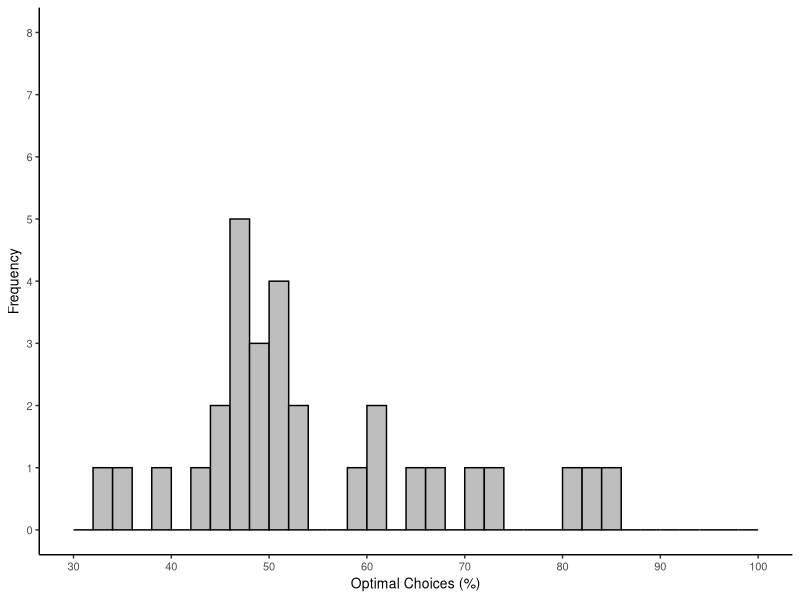
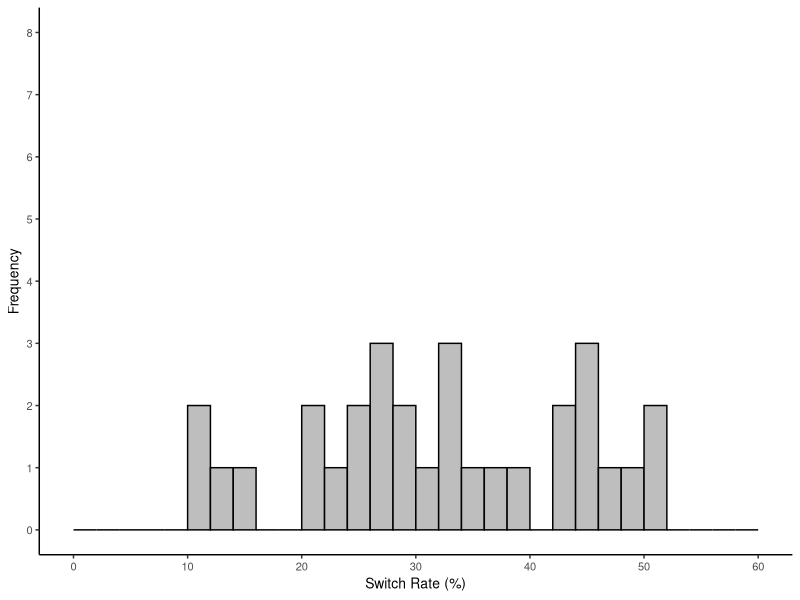
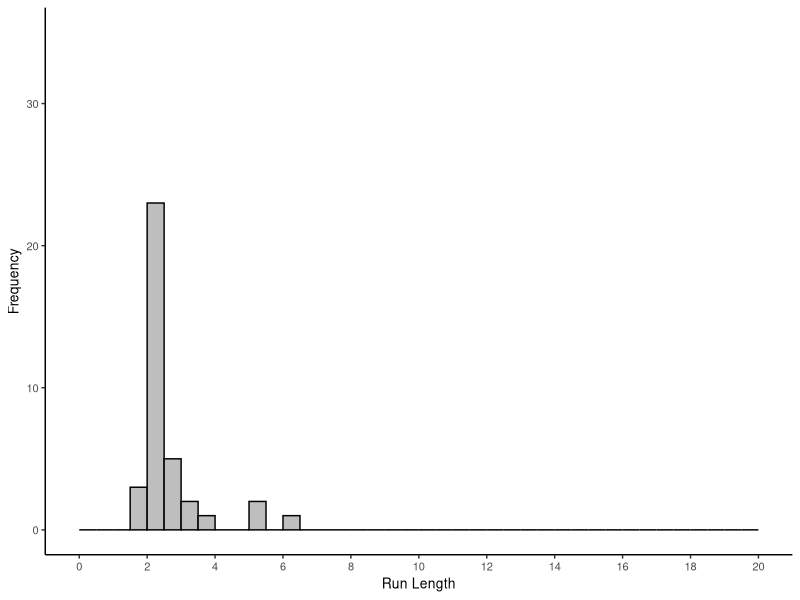
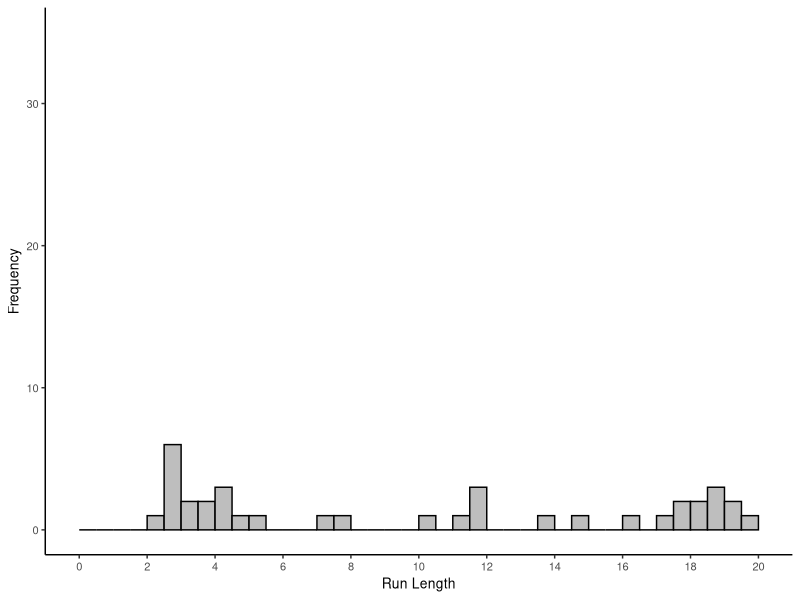
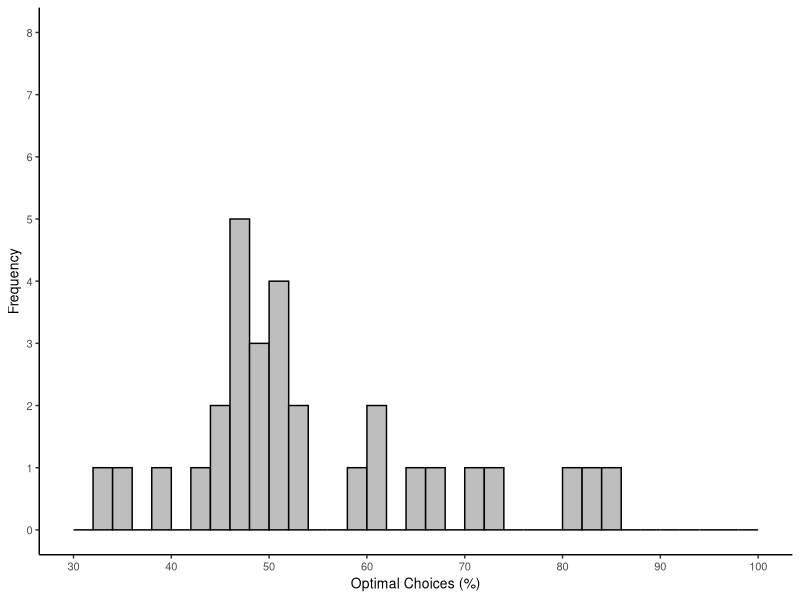
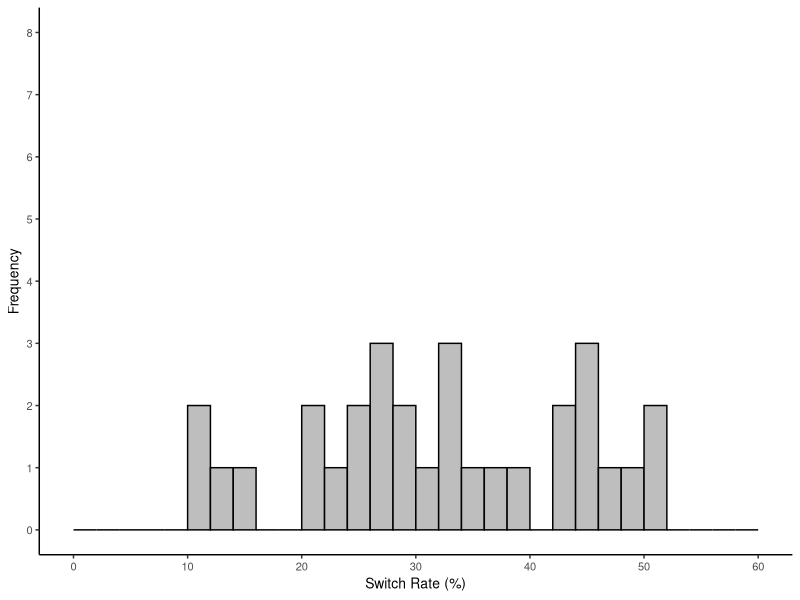
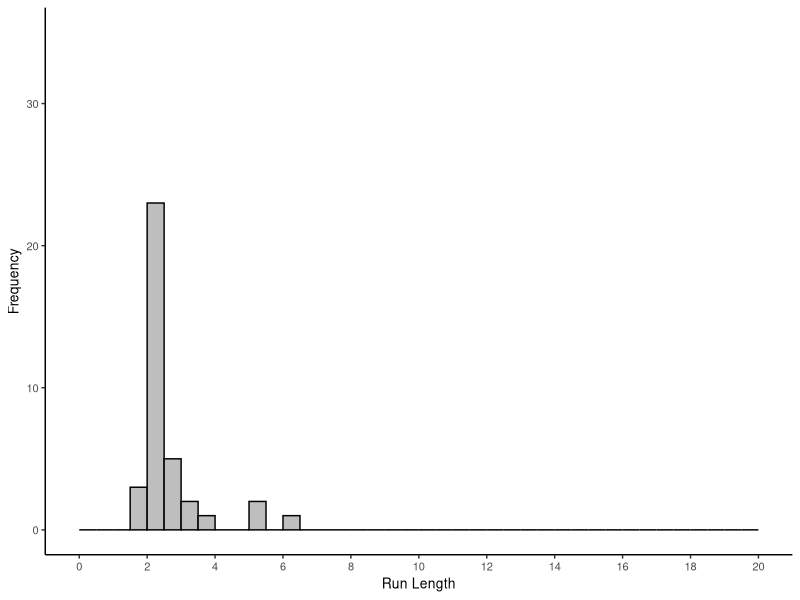
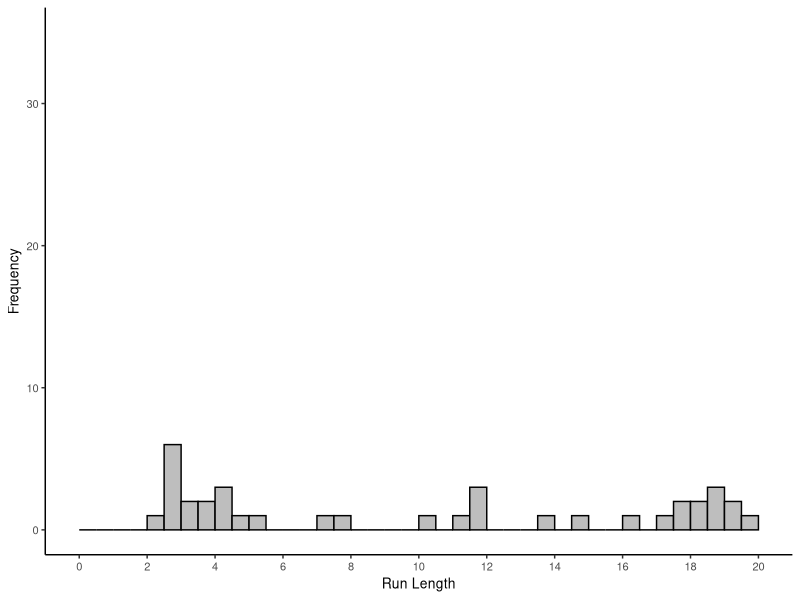

The R script that drew these images, in order:
library(ggplot2)
#library(ggplot)
dat<- read.csv("summaryData.csv", header = TRUE,sep = ",")

dat$ac_propOpt <- dat$ac_propOpt*100 # Convert to %
dat$ac_switchRate <- dat$ac_switchRate*100 # Convert to %


##### ALASDAIR'S TEMPLATE
#plt <- ggplot(dat, aes(x = ls_mean_log_rt, y = ac_meanlog2rt))
#plt <- plt + geom_point() 
#plt <- plt + geom_smooth(method = lm, colour = "black", fullrange = TRUE, linetype = 0)
#plt <- plt + theme_bw()
#plt <- plt + scale_x_continuous("split-half: mean log rt (s)",
#                                limits = c(0, 14.5 ), breaks = x_breaks, labels = x_labels)
#plt <- plt + scale_y_continuous("adaptive choice: mean log rt (s)",
#                                breaks = y_breaks, labels = y_labels)
#plt <- plt + coord_cartesian(xlim=c(9.9, 13.1), ylim=c(11,12.3))
#plt <- plt + theme(
#  panel.grid.major = element_blank(), 
#  panel.grid.minor = element_blank())
# plt <- plt + ggtitle('Split-half and Attentional Control')
#ggsave("ls_v_ac_mean_log2rt.pdf", width = figYn, height = figYn)
#ggsave("ls_v_ac_mean_log2rt.png", width = figYn, height = figYn)
#plt

figXn <- 3.5
figYn <- 2



###### Percent Opt histogram

#png(file="AC_PercentOpt_Hist.png",width=1600,height=1600,res = 300)
plt<-ggplot(dat,aes(x=ac_propOpt)) + 
  geom_histogram(col = 'black',fill = "grey", alpha = 1,breaks = seq(30,100,2))
plt <- plt + scale_x_continuous(limits = c(30, 100), breaks = seq(30,100,10))
plt <- plt + scale_y_continuous(limits = c(0, 8), breaks = seq(0,8,1))
plt <- plt + theme_classic()
plt <- plt + labs(x = "Optimal Choices (%)", y = "Frequency")
plt <- plt + theme(axis.text.x = element_text(size=8),axis.text.y = element_text(size=8),
                   axis.title.x = element_text(size=10),axis.title.y = element_text(size=10))
                   #legend.position = c(.80, .95))
                   #legend.text = element_text(size=22))
legend.box.background = element_rect()
#plt <- plt + ggtitle('A) Percent Optimal Choices')
ggsave("ac_percentOpt_hist.pdf", width = figXn, height = figYn)
plt
#ggsave("ls_v_ac_mean_log2rt.png", width = figYn, height = figYn)
#print(plt)
#dev.off()

###### Switch rate histogram

#png(file="AC_SwitchRate_Hist.png",width=1600,height=1600,res = 300)
plt<-ggplot(dat,aes(x=ac_switchRate)) + 
  geom_histogram(col = 'black',fill = "grey", alpha = 1,breaks = seq(0,60,2))
plt <- plt + scale_x_continuous(limits = c(0, 60), breaks = seq(0,60,10))
plt <- plt + scale_y_continuous(limits = c(0, 8), breaks = seq(0,8,1))
plt <- plt + theme_classic()
plt <- plt + labs(x = "Switch Rate (%)", y = "Frequency")
plt <- plt + theme(axis.text.x = element_text(size=8),axis.text.y = element_text(size=8),
                   axis.title.x = element_text(size=10),axis.title.y = element_text(size=10))
#legend.position = c(.80, .95))
#legend.text = element_text(size=22))
legend.box.background = element_rect()
#plt <- plt + ggtitle('B) Switch Rate')
ggsave("ac_switchRate_hist.pdf", width = figXn, height = figYn)
plt




###### FG task

dat<- read.csv("Data_MultiTargForag_allsubs.txt", header = TRUE,sep = "\t")

###### Feature Foraging

#png(file="FG_feat_runLength_Hist.png",width=1600,height=1600,res = 300)
plt<-ggplot(dat,aes(x=Feature_RunLength)) + 
  geom_histogram(col = 'black',fill = "grey", alpha = 1,breaks = seq(0,35,.5))
plt <- plt + scale_x_continuous(limits = c(0, 20), breaks = seq(0,20,2))
plt <- plt + scale_y_continuous(limits = c(0, 35), breaks = seq(0,40,10))
plt <- plt + theme_classic()
plt <- plt + labs(x = "Run Length", y = "Frequency")
plt <- plt + theme(axis.text.x = element_text(size=8),axis.text.y = element_text(size=8),
                   axis.title.x = element_text(size=10),axis.title.y = element_text(size=10))
#legend.position = c(.80, .95))
#legend.text = element_text(size=22))
legend.box.background = element_rect()
#plt <- plt + ggtitle('A) Feature foraging')
ggsave("fg_featureRunLength_hist.pdf", width = figXn, height = figYn)
plt
#ggsave("ls_v_ac_mean_log2rt.png", width = figYn, height = figYn)
#print(plt)
#dev.off()

###### Conjunction Foraging 

plt<-ggplot(dat,aes(x=Conj_RunLength)) + 
  geom_histogram(col = 'black',fill = "grey", alpha = 1,breaks = seq(0,35,.5))
plt <- plt + scale_x_continuous(limits = c(0, 20), breaks = seq(0,20,2))
plt <- plt + scale_y_continuous(limits = c(0, 35), breaks = seq(0,40,10))
plt <- plt + theme_classic()
plt <- plt + labs(x = "Run Length", y = "Frequency")
plt <- plt + theme(axis.text.x = element_text(size=8),axis.text.y = element_text(size=8),
                   axis.title.x = element_text(size=10),axis.title.y = element_text(size=10))
#legend.position = c(.80, .95))
#legend.text = element_text(size=22))
legend.box.background = element_rect()
#plt <- plt + ggtitle('B) Conjunction foraging')
ggsave("fg_conjRunLength_hist.pdf", width = figXn, height = figYn)
plt
